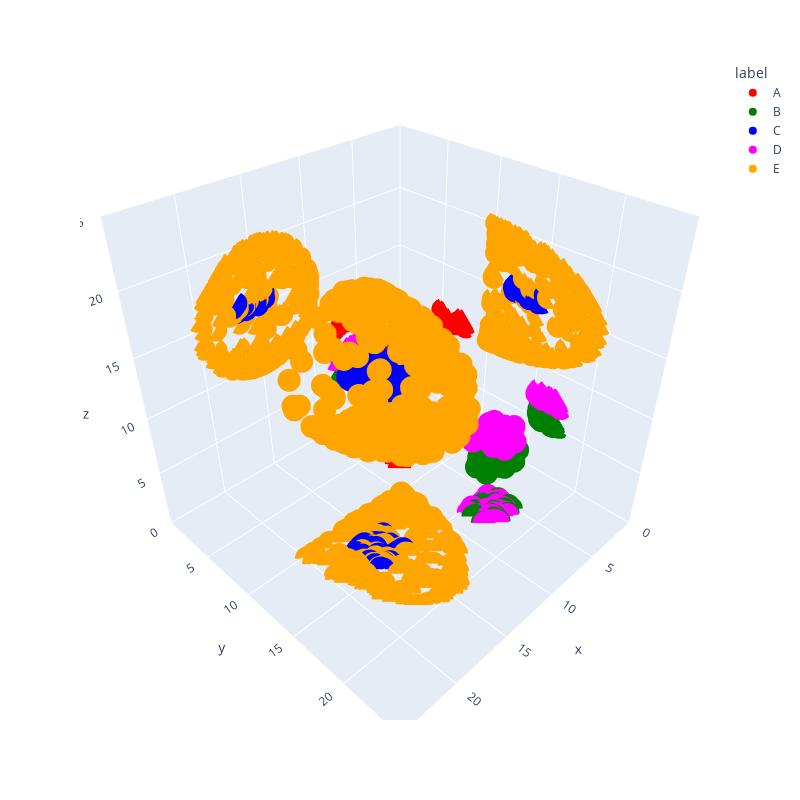

This figure's notebook cell:
### Markdown cell above
##### Plot data in high-dimensional space

Now, we plot the data in the high-dimensional space. Below, a 3D scatter
plot is shown made with Plotly. Use your mouse to rotate the data and
the x, y, and z-axes, to observe the data from different directions. In
addition, the data have been projected on each of the x, y, and z planes
(shadows). This helps to understand how data are overlapping in one of
the three directions.

We see that cluster C (blue) is located within cluster E (orange),
i.e. a non-linear structure. Clusters B and D are close to each other,
but linearly separable, as you can see with PCA (see Demonstration
‘pca’).

### Code cell
# Plot the data.
fig = scatter_3d(

    df_data_total, 
    x                  = 'x',
    y                  = 'y', 
    z                  = 'z',
    color              = 'label',
    color_discrete_map = {"A": 'red', "B": 'green', "C": 'blue', "D": 'magenta', "E": 'orange'},
    range_x            = (0,25),
    range_y            = (0,25),
    range_z            = (0,25)
)

fig.update_layout(
    autosize = True,
    width    = 800,
    height   = 800)
    
fig.show()
